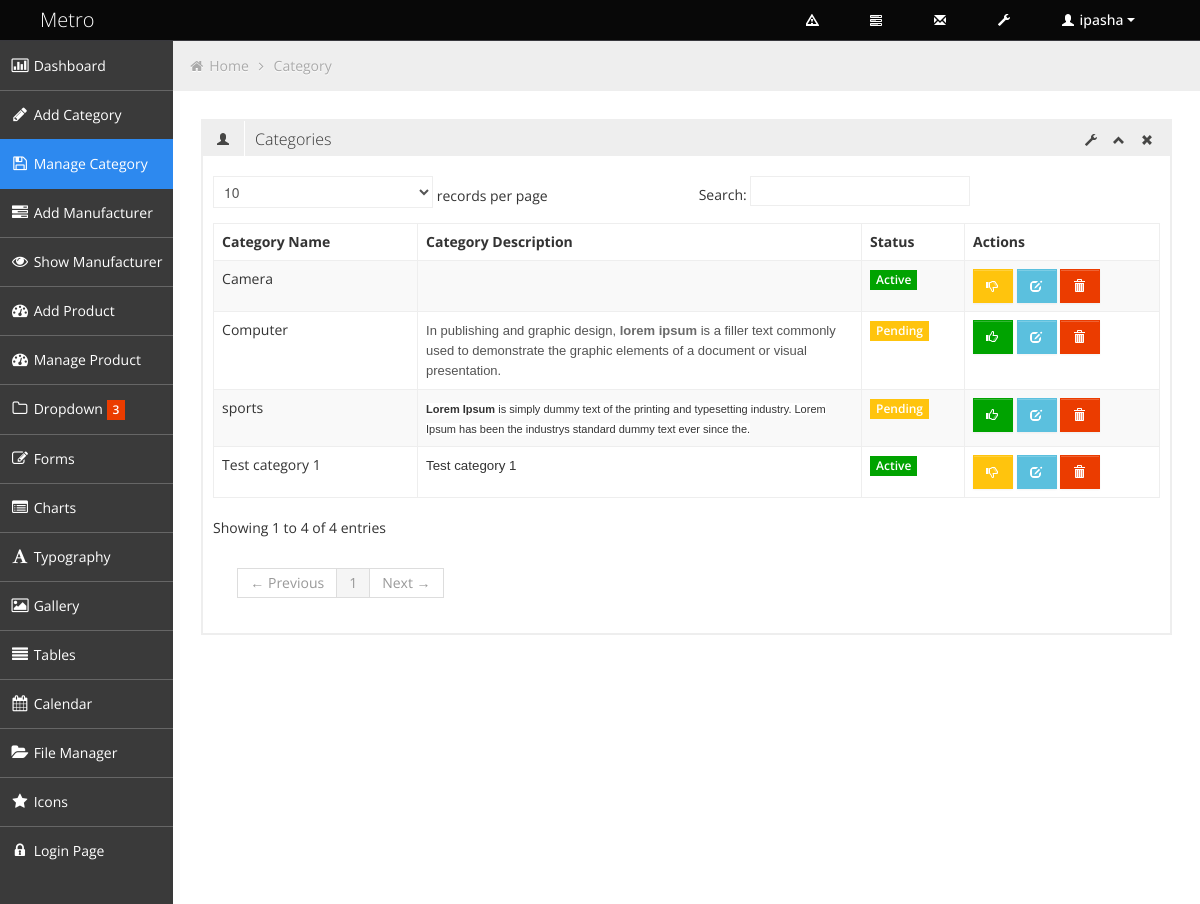
The app's page /admin/display_category.php (signed in) with its own data.
### tables this page shows
CREATE TABLE `category` (
  `category_id` int(2) NOT NULL,
  `category_name` varchar(256) NOT NULL,
  `category_desc` text NOT NULL,
  `publicationStatus` tinyint(1) NOT NULL,
  `deletionStatus` tinyint(1) NOT NULL DEFAULT '1'
);

### admin/display_category.php (called while the page is built, shortened)
<?php
include 'adminMaster.php';

### admin/function_defination.php (called while the page is built, shortened)
<?php
function show_category(){
    require '../db_connect.php';
    $sql    = "SELECT * FROM category WHERE deletionStatus = 1";
    $result = mysqli_query($conn, $sql);
    return $result;
}

### admin/pages/displayCategoryContent.php (the view, shortened to what this page needs)
<?php
    require 'function_defination.php';
    $categories  =   show_category();
?>
<ul class="breadcrumb">
    <li>
        <i class="icon-home"></i>
        <a href="index.php">Home</a>
        <i class="icon-angle-right"></i>
    </li>
    <li><a href="#">Category</a></li>
</ul>
<div class="row-fluid sortable">
    <div class="box span12">
        <div class="box-header" data-original-title>
            <h2><i class="halflings-icon user"></i><span class="break"></span>Categories</h2>
            <div class="box-icon">
                <a href="#" class="btn-setting"><i class="halflings-icon wrench"></i></a>
                <a href="#" class="btn-minimize"><i class="halflings-icon chevron-up"></i></a>
                <a href="#" class="btn-close"><i class="halflings-icon remove"></i></a>
            </div>
        </div>
        <div class="box-content">
            <h3 style="color: green;text-align: center">
            </h3>
            <table class="table table-striped table-bordered bootstrap-datatable datatable">
                <thead>
                    <tr>
                        <th>Category Name</th>
                        <th>Category Description</th>
                        <th>Status</th>
                        <th>Actions</th>
                    </tr>
                </thead>
                <tbody>
                    <?php
                        if (mysqli_num_rows($categories) > 0) {
                        while($row = mysqli_fetch_assoc($categories)) {
                    ?>
                    <tr>
                        <td class="span3"><?php echo $row["category_name"]; ?></td>
                        <td class="center span6"><?php echo $row["category_desc"];?></td>
                        <?php if ($row["publicationStatus"] == 1){ ?>
                            <td class="center">
                                <span class="label label-success">Active</span>
                            </td>
                        <?php }else{?>
                            <td class="center">
                                <span class="label label-warning">Pending</span>
                            </td>
                        <?php }?>
                        <td class="center">
                            <?php if ($row["publicationStatus"] == 0){ ?>
                                <a class="btn btn-success"
                                   href="?p_status=published&category_id=<?php echo $row["category_id"]; ?>"
                                   title="Publish">
                                    <i class="halflings-icon white thumbs-up"></i>
                                </a>
                            <?php }  else { ?>
                                <a class="btn btn-warning"
                                   href="?p_status=unpublished&category_id=<?php echo $row["category_id"]; ?>"
                                   title="Unpublish">
                                    <i class="halflings-icon white thumbs-down"></i>
                                </a>
                            <?php } ?>
                            <a class="btn btn-info" href="#" title="Edit">
                                <i class="halflings-icon white edit"></i>
                            </a>
                            <a class="btn btn-danger"
                               href="delete_category.php?id=<?php echo $row["category_id"]; ?>"
                               title="Delete">
                                <i class="halflings-icon white trash"></i>
                            </a>
                        </td>
                    </tr>
                    <?php
                        }
                        } else {
                                echo "0 results";
                        }
                    ?>
                </tbody>
            </table>
        </div>
    </div>
</div>

### admin/css/halflings.css (style rules this page uses)
html, html .halflings { -webkit-font-smoothing: antialiased !important; }
.halflings-icon { display: inline-block; width: 14px; height: 14px; line-height: 14px; vertical-align: text-top; background-image: url(../img/glyphicons_halflings.svg); background-position: 0 0; background-repeat: no-repeat; vertical-align: top; *display: inline; *zoom: 1; *margin-right: .3em; }
.halflings-icon.white { background-image: url(../img/glyphicons_halflings-white.svg); }
.halflings-icon.user { background-position: -168px 0; }
.halflings-icon.remove { background-position: -312px 0; }
.halflings-icon.trash { background-position: -456px 0; }
.halflings-icon.edit { background-position: -96px -72px; }
.halflings-icon.chevron-up { background-position: -288px -120px; }
.halflings-icon.thumbs-up { background-position: -96px -144px; }
.halflings-icon.thumbs-down { background-position: -120px -144px; }
.halflings-icon.wrench { background-position: -360px -144px; }

### records on screen
category: category_name "sports", category_desc "Lorem Ipsum is simply dummy text of the printing and typesetting industry. Lorem Ipsum has been the industrys standard dummy text ever since the.", publicationStatus "Pending"
category: category_name "Computer", category_desc "In publishing and graphic design, lorem ipsum is a filler text commonly used to demonstrate the graphic elements of a document or visual presentation.", publicationStatus "Pending"
category: category_name "Test category 1", category_desc "Test category 1", publicationStatus "Active"
category: category_name "Camera", publicationStatus "Active"

### other values on screen
$_SESSION['admin_name'] "ipasha"
